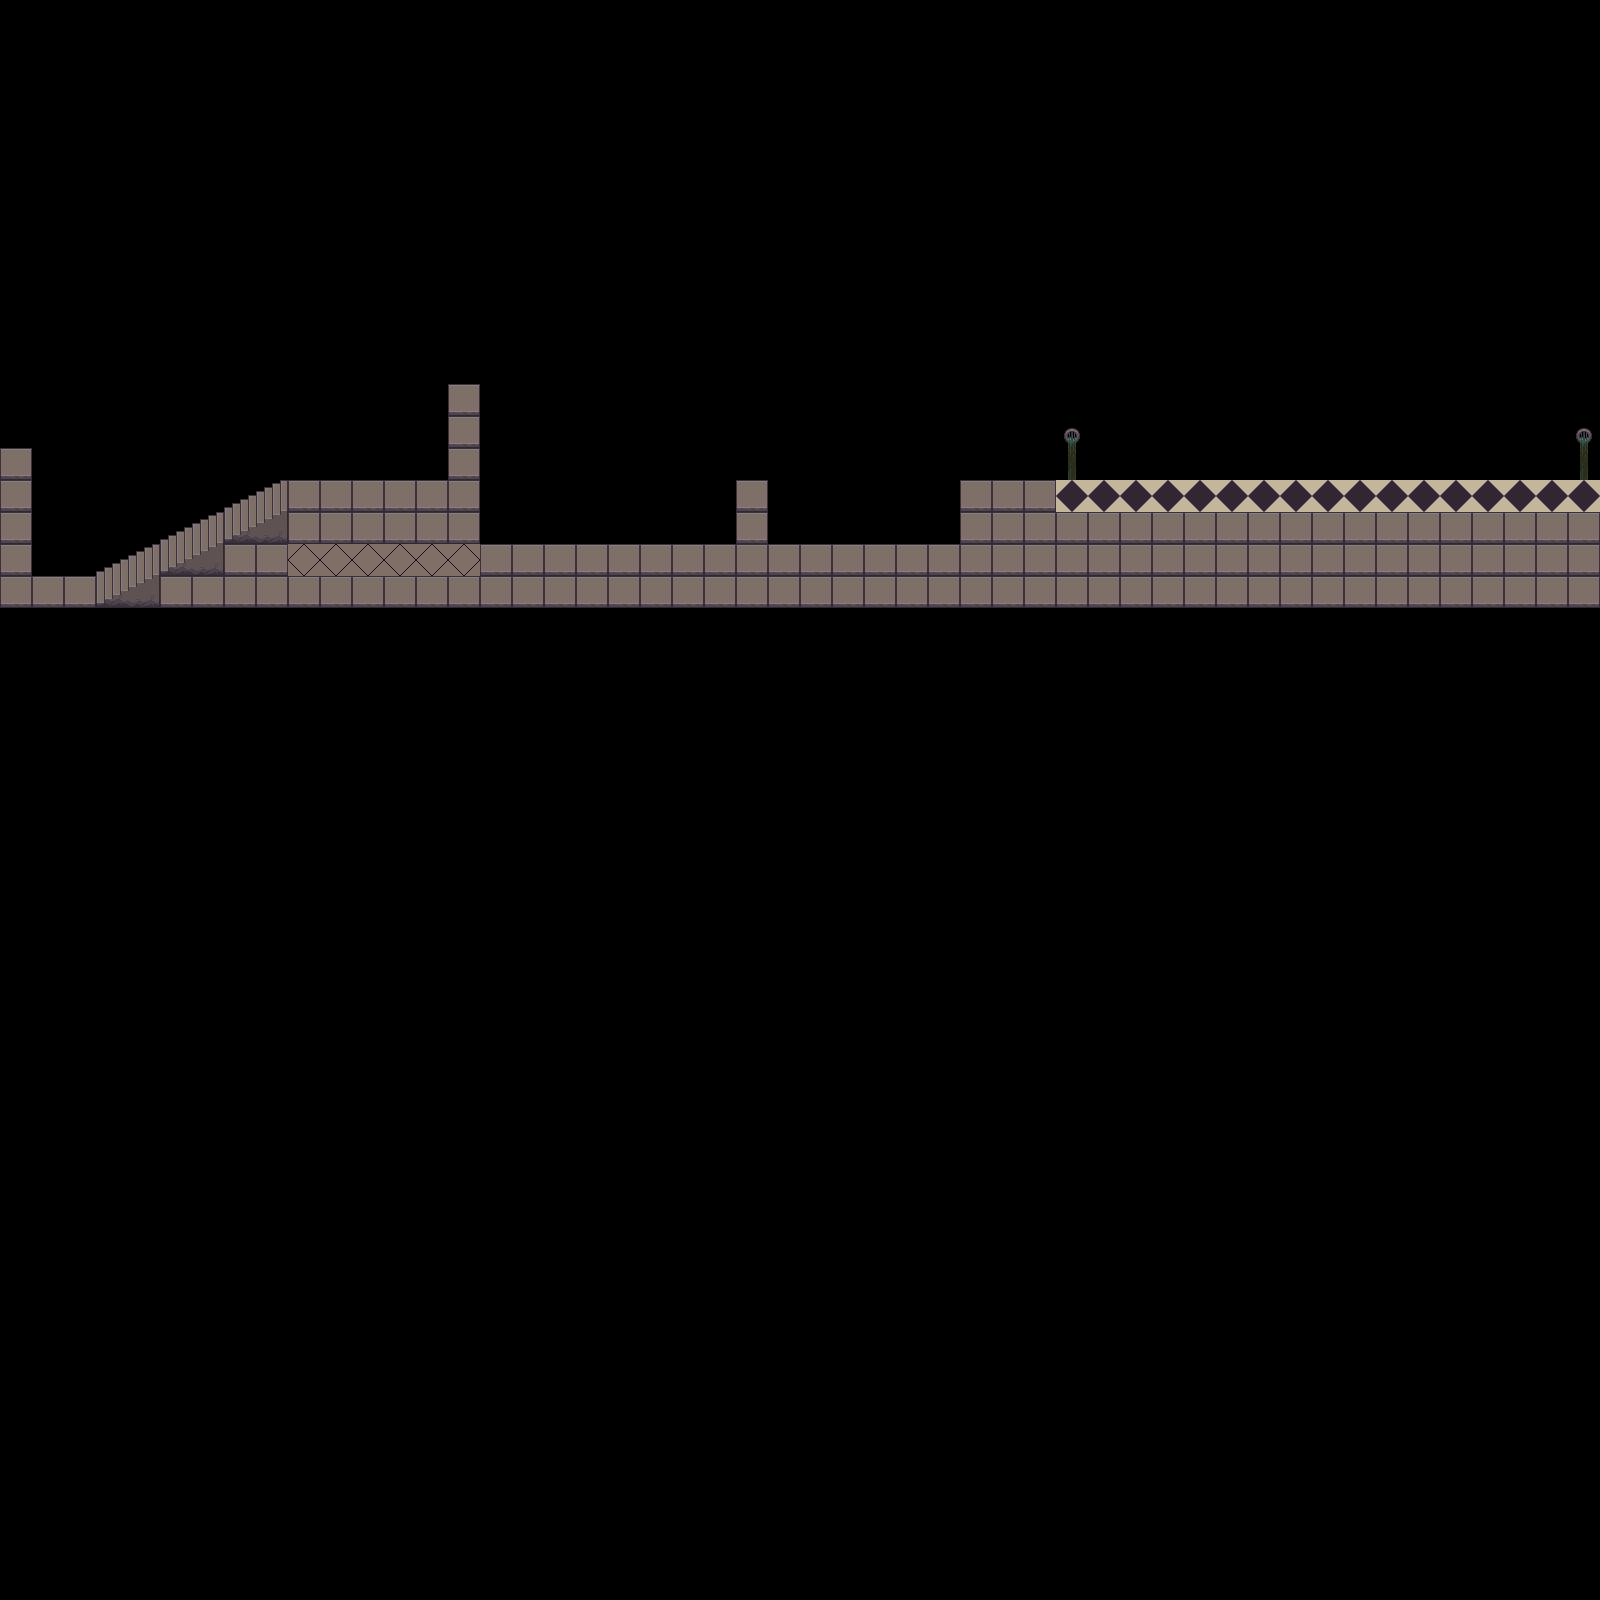

This is a level from a 2D game, rendered from its Tiled map with the project's own tilesets. A one-line summary and the map file follow, with tile-layer data summarised:
An orthogonal 50x50 tile map with 32x32 px tiles, 1 tile layer (Tile Layer 1), 4 tilesets and 5 objects.

<map version="1.0" orientation="orthogonal" renderorder="right-down" width="50" height="50" tilewidth="32" tileheight="32" nextobjectid="19">
 <tileset firstgid="1" name="terrain" tilewidth="32" tileheight="32" tilecount="1024" columns="32">
  <image source="../images/terrain.png" width="1024" height="1024" />
 </tileset>
 <tileset firstgid="1025" name="Newton" tilewidth="32" tileheight="32" tilecount="16" columns="4">
  <image source="../images/Newton.png" width="128" height="128" />
  <tile id="0">
   <properties>
    <property name="Class" value="Newton" />
   </properties>
  </tile>
 </tileset>
 <tileset firstgid="1041" name="EnemyTanks" tilewidth="32" tileheight="32" tilecount="11" columns="11">
  <image source="../images/EnemyTanks.png" width="352" height="32" />
  <tile id="0">
   <properties>
    <property name="Class" value="Enemy" />
   </properties>
  </tile>
 </tileset>
 <tileset firstgid="1052" name="Fruits" tilewidth="32" tileheight="32" tilecount="50" columns="10">
  <image source="../images/Fruits.png" width="320" height="164" />
  <tile id="2">
   <properties>
    <property name="Class" value="Apple" />
   </properties>
  </tile>
 </tileset>
 <layer name="Tile Layer 1" width="50" height="50">
  <properties>
   <property name="collision" value="1" />
  </properties>
  <data>[2500 cells, 168 non-empty, 9 distinct tile ids]</data>
 </layer>
 <objectgroup name="Object Layer 1">
  <object id="9" gid="1025" x="30" y="560" width="32" height="32" />
  <object id="11" gid="1041" x="584" y="487" width="32" height="32" />
  <object id="12" gid="1041" x="811" y="474" width="32" height="32" />
  <object id="13" gid="1041" x="1216" y="464" width="32" height="32">
   <properties>
    <property name="vx" type="int" value="200" />
   </properties>
  </object>
  <object id="15" gid="1054" x="178" y="410" width="32" height="32" />
 </objectgroup>
</map>
